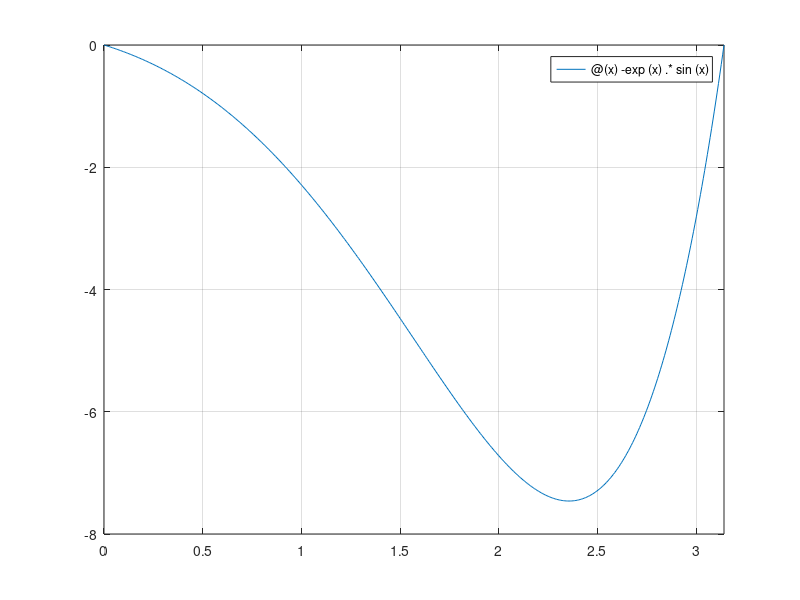

Recreate this plot in MATLAB. (Note: this script raises an error after producing the figure.)
clc
clear
close all

f = @(x) -exp(x).*sin(x);
fplot(f,[0 pi])
grid on

a = 0; b = pi; eps = 1e-3;

%golden section 


[a_min, b_min] = golden_section(f,a,b,eps)
x_min_approx = (a_min + b_min)/2

f_min_approx = f(x_min_approx)
hold on
plot(x_min_approx,f_min_approx,"o")
%fibonacci

[aF, bF] = fibonacci_search(f,a,b,eps)
x_minF = (aF + bF)/2
f_minF = f(x_minF)

phi = @(s) - (s).^2 - (s).^2 + 18*(s).*(s).^3 - 3;

% cautare liniara pe s in [-2, 2]
[a_s, b_s] = golden_section(phi, -2, 2, 1e-3);
s_min = (a_s + b_s)/2;

% punctul urmator in R^2
xk = [0; 0];
d  = [1; 1];
x_next = xk + s_min * d
